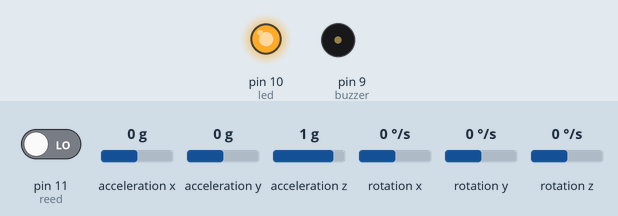
The sketch below on a simulated Arduino Uno, built with avr-gcc and run on an emulated ATmega328P. On the bench: output pins drawn as LEDs (lit = HIGH), buzzer (waves = sounding, pin HIGH). The test bench sets the inputs (shaded band); at power-on: pin 11 (reed) LOW, acceleration x 0 g, acceleration y 0 g, acceleration z 1 g, rotation x 0 °/s, rotation y 0 °/s, rotation z 0 °/s.

Above: at 1.2 s.
1.3 s: pin 11 (reed) driven HIGH
At 2.2 s:
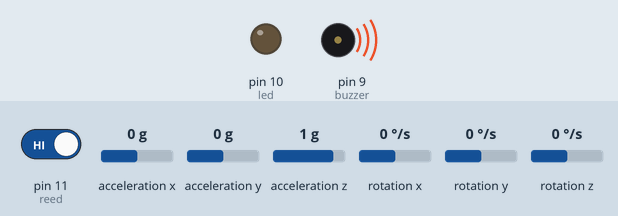
3.0 s: pin 11 (reed) driven LOW
At 4.2 s:
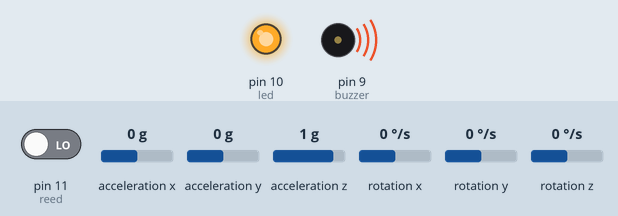
4.5 s: acceleration x set to -0.2 g
6.0 s: acceleration x set to -0.5 g
7.5 s: acceleration x set to -0.7 g
9.0 s: acceleration x set to -1 g
Timing chart, 0 to 11.5 s (numbered marks = the images above; inputs shaded):
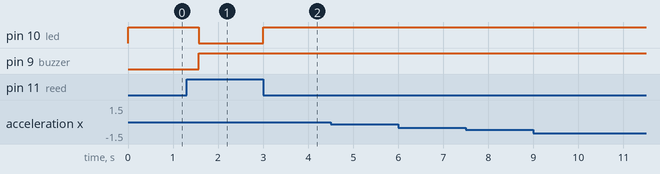

The sketch:

Seat_Belt_Working.ino
```cpp
// Seatbelt Indicator Project
// UBC Enable
// Written by: Nima and JFrench
// Date: June 28, 2018

// need all this shit for the accelerometer
#include "I2Cdev.h"
#include "MPU6050.h"
#if I2CDEV_IMPLEMENTATION == I2CDEV_ARDUINO_WIRE
#include "Wire.h"
#endif
MPU6050 accelgyro;

//logic for reed
 #define logic LOW

// Pin Assignment
  const int led = 10;
  const int buzzer = 9;
  int reed = 11;
  int val = 0;

int16_t ax, ay, az;
int16_t gx, gy, gz;
int i = 0;
int big = 0;
int little = 0;
int delta = 0;
int data[100];
const int deltaThresh = 6000;

#define OUTPUT_READABLE_ACCELGYRO

void setup() {
  pinMode(led, OUTPUT);
  pinMode(buzzer, OUTPUT);
  pinMode(reed, INPUT);

  // Not sure what this shit does but just leave it in
  #if I2CDEV_IMPLEMENTATION == I2CDEV_ARDUINO_WIRE
  Wire.begin();
  #elif I2CDEV_IMPLEMENTATION == I2CDEV_BUILTIN_FASTWIRE
  Fastwire::setup(400, true);
  #endif

  //Serial.begin(115200);

    // initialize device
//    Serial.println("Initializing I2C devices...");
    accelgyro.initialize();

    // verify connection
//    Serial.println("Testing device connections...");
//    Serial.println(accelgyro.testConnection() ? "MPU6050 connection successful" : "MPU6050 connection failed");

}

void loop() {

while( digitalRead(reed)== logic ) {                               // if the seatbelt gets undone
    digitalWrite(led, HIGH);                                     // turn the LED on

    // Filling the x-accel readings into the data array
    //Serial.println("Obtaitning 100 samples");
    for (int i = 0; i < 100; i++) {
      accelgyro.getMotion6(&ax, &ay, &az, &gx, &gy, &gz);          // get the accelerometer readings
      data[i] = ax;
    //Serial.print(" ");
    //Serial.print(data[i]);
    //Serial.print(" ");
    }
    //Serial.println("100 sample window complete");


     // once filled, perform a calculation to find the delta of the data array
       i = 0;
       big = data[0];
       little = data[0];
      for(int j=0; j<100; j++) {
        if(data[j] > big){
          big = data[j];
        }
      }
      for(int j=0; j<100; j++) {
        if(data[j] < little){
          little = data[j];
        }
      }
      delta = abs(big - little);
      //Serial.print("Current Delta Value is :");
      //Serial.println(delta);

    // if the delta is large enough (indicating significant motion) turn the buzzer on
    if(delta > deltaThresh) {
      //Serial.println("Movement Detected with delta value of:");
      //Serial.println(delta);
      digitalWrite(buzzer,LOW);
      delta = 0;
    }

     // delay(5);

//    #ifdef OUTPUT_READABLE_ACCELGYRO
//        // display tab-separated accel/gyro x/y/z values
//        Serial.print("a/g:\t");
//        Serial.print(ax); Serial.print("\t");
//        Serial.print(ay); Serial.print("\t");
//        Serial.println(az);
//     #endif

    // not sure if this section is necessary but havent yet tested it without
//    #ifdef OUTPUT_BINARY_ACCELGYRO
//        Serial.write((uint8_t)(ax >> 8)); Serial.write((uint8_t)(ax & 0xFF));
//        Serial.write((uint8_t)(ay >> 8)); Serial.write((uint8_t)(ay & 0xFF));
//        Serial.write((uint8_t)(az >> 8)); Serial.write((uint8_t)(az & 0xFF));
//        Serial.write((uint8_t)(gx >> 8)); Serial.write((uint8_t)(gx & 0xFF));
//        Serial.write((uint8_t)(gy >> 8)); Serial.write((uint8_t)(gy & 0xFF));
//        Serial.write((uint8_t)(gz >> 8)); Serial.write((uint8_t)(gz & 0xFF));
//    #endif
 }

  // if the seatblet is done up, turn the indicators off
  //Serial.println("Seatbelt Closed");
  for(int i = 0; i < 100; i++) {
    data[i] = 0;
  }
  delta  = 0;
  digitalWrite(led, LOW);
  digitalWrite(buzzer, HIGH);

}
```

Measured:
- after the input at 1.3 s, pin 10 (led): HIGH → LOW after 0.27 s; pin 9 (buzzer): LOW → HIGH after 0.27 s
- after the input at 3.0 s, pin 10 (led): LOW → HIGH at once
- after the input at 4.5 s, every drawn part: stays the same
- after the input at 6.0 s, every drawn part: stays the same
- after the input at 7.5 s, every drawn part: stays the same
- after the input at 9.0 s, every drawn part: stays the same
